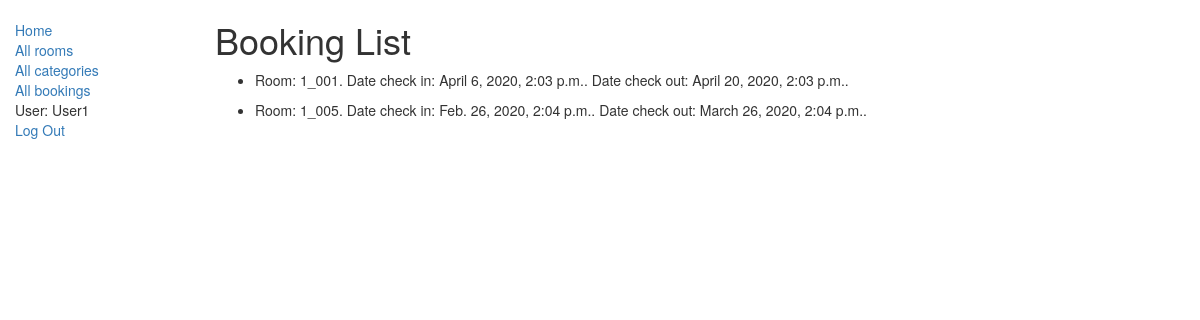
The app's page /hotel/info/bookings/ (signed in) with its own data.
### myapp/models.py (models this page shows, shortened)
class Booking(models.Model):
    room = models.ForeignKey(Room, on_delete=models.CASCADE)
    date_check_in = models.DateTimeField('date check in')
    date_check_out = models.DateTimeField('date check out')

class Room(models.Model):
    room_category = models.ForeignKey(RoomCategory, on_delete=models.CASCADE)
    name = models.CharField(max_length=100)

### myapp/views.py (the view)
# urls.py: path('info/bookings/', views.BookingsListView.as_view(), name='bookings'),
class BookingsListView(LoginRequiredMixin, generic.ListView):
    model = Booking
    template_name = 'info/bookings_list.html'
    def get_queryset(self):
        hotel_user = HotelUser.objects.filter(user=self.request.user).first()
        categories = list(RoomCategory.objects.filter(hotel=hotel_user.hotel))
        rooms = list(Room.objects.filter(room_category__in=categories))
        return Booking.objects.filter(room__in=rooms).order_by('room')

### myapp/templates/info/bookings_list.html
{% extends "base_generic.html" %}
{% block content %}
    <h1>Booking List</h1>
    {% if booking_list %}
    <ul>
      {% for b in booking_list %}
      <li class="bookings">
          <p>Room: {{b.room.name}}. Date check in: {{b.date_check_in}}. Date check out: {{b.date_check_out}}.</p>
      </li>
      {% endfor %}
    </ul>
    {% else %}
      <p>There are no rooms.</p>
    {% endif %}
{% endblock %}

### myapp/templates/base_generic.html (shortened to what this page needs)
<!DOCTYPE html>
<html lang="en">
<head>
  <link rel="stylesheet" href="https://maxcdn.bootstrapcdn.com/bootstrap/3.3.7/css/bootstrap.min.css">
  {% load static %}
  <link rel="stylesheet" href="{% static 'styles/styles.css' %}">
</head>
<body>
  <div class="container-fluid">
    <div class="row">
      <div class="col-sm-2">
      {% block sidebar %}
      <ul class="sidebar-nav">
          <li><a href="{% url 'index' %}">Home</a></li>
          <li><a href="{% url 'rooms' %}">All rooms</a></li>
          <li><a href="{% url 'room-categories' %}">All categories</a></li>
          <li><a href="{% url 'bookings' %}">All bookings</a></li>
          {% if user.is_authenticated %}
            <li>User: {{ user.get_username }}</li>
            <li><a href="{% url 'logout'%}">Log Out</a></li>
          {% else %}
            <li><a href="{% url 'login'%}?next={{request.path}}">Login</a></li>
          {% endif %}
      </ul>
     {% endblock %}
      </div>
      <div class="col-sm-10 ">
      {% block content %}{% endblock %}
      </div>
    </div>
  </div>
</body>
</html>

### myapp/static/styles/styles.css (style rules this page uses)
.sidebar-nav { margin-top: 20px; padding: 0; list-style: none; }

### records on screen
Booking: room.name "1_001", date_check_in "April 6, 2020, 2:03 p.m.", date_check_out "April 20, 2020, 2:03 p.m."
Booking: room.name "1_005", date_check_in "Feb. 26, 2020, 2:04 p.m.", date_check_out "March 26, 2020, 2:04 p.m."

### other values on screen
{{ user.get_username }} "User1"
